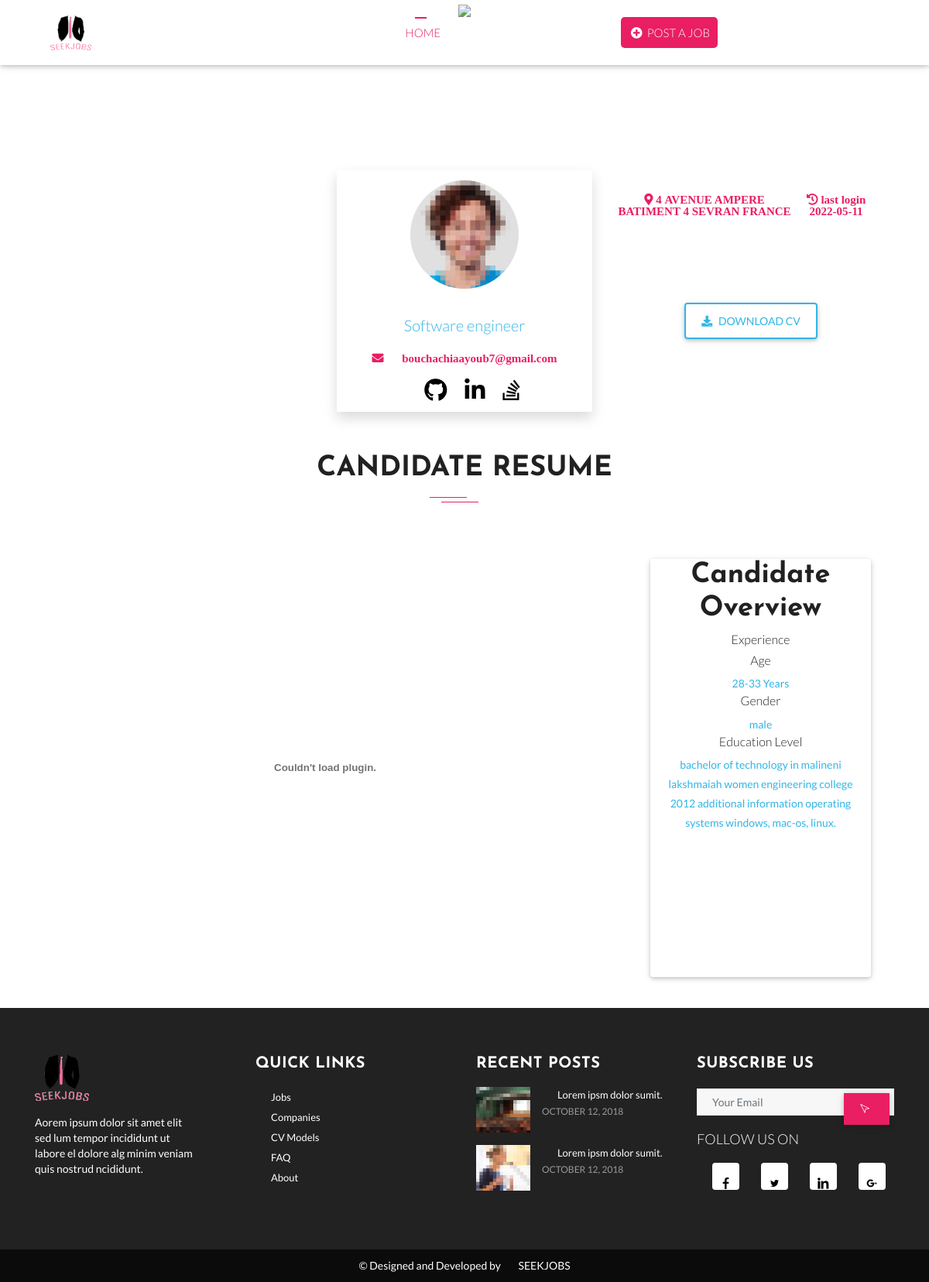
Screenshot of /resume/Ayoub_bouchachia with the database file from the repository.
### SEEKJOBSPLATFORM/models.py (models this page shows)
class user_account(models.Model):
    user = models.OneToOneField(User, on_delete=models.CASCADE)
    gender = models.CharField(max_length=15)
    contact_number = models.CharField(max_length=10)
    registration_date = models.DateField(default=datetime.now)
    user_address = models.CharField(max_length=200, blank=True)
    profile_picture = models.ImageField(upload_to='Profile_pictures/')
    def get_full_name(self):
        return self.user.first_name + " " + self.user.last_name
    def email(self):
        return self.user.email
    def last_login(self):
        return str(self.user.last_login.date())

class seeker_resume(models.Model):
    user = models.OneToOneField(user_account, on_delete=models.CASCADE)
    resume_path = models.FileField(upload_to='userResume/')
    education = models.TextField(blank=True, null=True)
    experience = models.TextField(blank=True, null=True)
    skills = models.TextField(blank=True, null=True)
    degree = models.TextField(null=True, blank=True)
    cv_education_extracted = models.TextField(blank=True, default='')
    cv_experience_extracted = models.TextField(blank=True, default='')
    cv_skills_extracted = models.TextField(blank=True, default='')

### SEEKJOBSPLATFORM/views.py (the view)
# urls.py: path('resume/<str:username>', views.resume, name='resume'),
def resume(request, username):
    usr = User.objects.get(username=username)
    user = user_account.objects.get(user=usr)
    cv = seeker_resume.objects.get(user=user)
    print(cv.resume_path)
    return render(request=request, template_name='SEEKJOBSPLATFORM/resume.html', context={'user': user, 'cv': cv})

### SEEKJOBSPLATFORM/templates/SEEKJOBSPLATFORM/resume.html (shortened to what this page needs)
<!DOCTYPE html>
{% load static %}
{% load widget_tweaks %}
<html lang="en">
<head>
    <link rel="stylesheet" type="text/css" href="{% static '/css/bootstrap.min.css' %}">
    <link rel="stylesheet" type="text/css" href="{% static '/css/mdb.min.css' %}">
    <link rel="stylesheet" type="text/css" href="{% static '/fonts/line-icons.css' %}">
     <link href="{% static '/css/fontawesome/css/all.css' %}" rel="stylesheet" type="text/css">
    <link href="{% static '/css/fontawesome/css/fontawesome.css' %}" rel="stylesheet" type="text/css">
    <link rel="stylesheet" type="text/css" href="{% static '/css/slicknav.css' %}">
    <link rel="stylesheet" type="text/css" href="{% static '/css/nivo-lightbox.css' %}">
    <link rel="stylesheet" type="text/css" href="{% static '/css/animate.css' %}">
    <link rel="stylesheet" type="text/css" href="{% static '/css/main.css' %}">
    <link rel="stylesheet" type="text/css" href="{% static '/css/responsive.css' %}">
</head>
<body>
<header id="header-wrap">
    <nav class="navbar navbar-expand-lg fixed-top scrolling-navbar">
        <div class="container">
            <div class="navbar-header">
                <a href="{% url 'SEEKJOBSPLATFORM:homepage' %}" class="navbar-brand"><img src="{% static '/img/logo.png' %}"
                                                                              alt="EWORK"></a></div>
            <div class="collapse navbar-collapse" id="main-navbar">
                <ul class="navbar-nav mr-auto w-100 justify-content-end">
                    <li class="nav-item active"><a class="nav-link" href="{% url 'SEEKJOBSPLATFORM:homepage' %}"> Home </a></li>
                    <li class="nav-item"><a class="nav-link" href="{% url 'SEEKJOBSPLATFORM:jobs' %}"> jobs </a></li>
                    <li class="nav-item"><a class="nav-link" href="companies"> companies </a></li>
                    {% if candidate %}
                        <li class="nav-item"><a class="nav-link" href="{% url 'SEEKJOBSPLATFORM:recommendations' %}">
                            recommendations </a>
                        </li>
                    {% else %}
                        <li class="nav-item"><a class="nav-link nav-btn" href="#"><i class="fas fa-plus-circle"></i>
                            post a
                            job </a></li>
                    {% endif %}
                    {% if request.user.is_anonymous %}
                        <li class="nav-item"><a class="nav-link" href="/register"> <i class="fa fa-key"></i>register
                        </a>
                        </li>
                    {% endif %}
                    {% if not request.user.is_anonymous %}
                        <li class="nav-item"><a class="nav-link" href="resume"> <i class="fa fa-user-tie"> </i>
                             Profile </a>
                        </li>
                        <li class="nav-item"><a class="nav-link" href="logout"> <i class="fa fa-sign-out-alt"></i>
                            Logout </a>
                        </li>
                    {% else %}
                        <li class="nav-item"><a class="nav-link" href="login"> <i class="fa fa-sign-in-alt"></i> Login
                        </a>
                        </li>
                    {% endif %}
                </ul>
            </div>
        </div>
    </nav>
</header>
<div class="resume justify-content-center">
    <div class="resume-header "><img class="w-100 " src="{% static 'img/slider/slide1.jpg' %}"></div>
    <div class="resume-inner">
        <div class="candidate-head-left col-4"></div>
        <div class=" candidate-detailes  col-4 wow fadeInUp" data-wow-delay="0.2s">
            <div class="shadow center ">
                <div class="candidate-image  ">
                    <img class="profile-picture wow fadeInUp" data-wow-delay="0.25s"
                         src="{% static 'img/team/team-01.jpg' %}">
                </div>
                <h5 class="text-info wow fadeInRight" data-wow-delay="0.3s"> Software engineer</h5>
                <i class="fas fa-envelope text-main-color wow fadeInLeft" data-wow-delay="0.3s">
                    <a class="text-main-color" href="mailto:{{ request.user.email }}"  class="mark">{{ user.email }}</a>
                </i>
                <br>
                <div class="social-network-pages  ">
                    <a href="http://twitter.com/nicole.wells" class="candidate-github wow fadeInRight" data-wow-delay="0.4s">
                        <i class="fab fa-github fa-2x"></i>
                    </a>
                    <a href="#" class="candidate-linkedin wow fadeInRight" data-wow-delay="0.5s">
                        <i class="fab fa-linkedin-in fa-2x"></i>
                    </a>
                    <a href="#"
                                                                     class="candidate-stackoverflow wow fadeInRight"
                                                                     data-wow-delay="0.6s"><i
                        class="fab fa-stack-overflow fa-2x"></i></a></div>
            </div>
        </div>
        <div class="candidate-head-right col-4 wow fadeInDown" data-wow-delay="0.2s">
            <div class="candidate-location-published justify-content-around text-wrap">
                <div class="location"><i class="fas fa-map-marker-alt text-main-color  "> {{ user.user_address }} </i>
                </div>
                <div class="join-date"><i class="fas fa-history text-main-color "> last login {{ user.last_login }}</i>
                </div>
            </div>
            <br>
            <a href="{{ cv.resume_path.url }}" _blank><button type="button" class="btn btn-outline-info text-secondary"><i class="fa fa-download"></i> Download CV
            </button></a>
        </div>
    </div>
    <div class="section-title-header">
        <h1 class="section-title wow fadeInUp" data-wow-delay="0.2s"> Candidate Resume </h1>
        <p class="wow fadeInDown" data-wow-delay="0.2s"></p>
    </div>
</div>
<section class="container"   style="padding-bottom: 40px;padding-top: 20px; margin-left: 20px;margin-right: 20px; height: 600px ">
    <div class="row justify-content-around h-100">
        <div class="col-8 wow fadeInLeftBig" data-wow-delay="0.2s">
            <embed src="{{ cv.resume_path.url }}" width="100%" height="100%"
                   style="border: none;overflow: hidden; overflow-scrolling: touch;"/>
        </div>
        <div class="single-resume__sidebar-area col-3 card h-100 wow fadeInRightBig" data-wow-delay="0.2s">
            <div class="single-resume__widget single-resume__overview text-center">
                <h2 class="single-resume__widget--title">Candidate Overview</h2>
                <ul class="single-resume__widget--content">
                    <li>
                        <div class="single-resume-overview__detail">
                            <div class="single-resume-overview__detail--content">
                                <h6>Experience</h6>
                            </div>
                        </div>
                    </li>
                    <li>
                        <div class="single-resume-overview__detail">
                            <div class="single-resume-overview__detail--content">
                                <h6>Age</h6>
                                <div class="single-resume-overview__detail-content--value">
                                    <ul>
                                        <li><p class="text-info">28-33
                                            Years</p></li>
                                    </ul>
                                </div>
                            </div>
                        </div>
                    </li>
                    <li>
                        <div class="single-resume-overview__detail">
                            <div class="single-resume-overview__detail--content">
                                <h6>Gender</h6>
                                <div class="single-resume-overview__detail-content--value">
                                    <ul>
                                        <li><p class="text-info">{{ user.gender }}</p>
                                        </li>
                                    </ul>
                                </div>
                            </div>
                        </div>
                    </li>
                    <li>
                        <div class="single-resume-overview__detail">
                            <div class="single-resume-overview__detail--content">
                                <h6>Education Level</h6>
                                <div class="single-resume-overview__detail-content--value">
                                    <ul>
                                        <li>
                                            <p class="text-info bold">{{ cv.education }}</p></li>
                                    </ul>
                                </div>
                            </div>
                        </div>
                    </li>
                </ul>
            </div>
        </div>
    </div>
</section>
<footer class="footer-area section-padding">
    <div class="container">
        <div class="row">
            <div class="col-md-6 col-lg-3 col-sm-6 col-xs-12 wow fadeInUp" data-wow-delay="0.2s">
                <h3><img src="{% static '/img/logo.png' %}" alt=""></h3>
                <p> Aorem ipsum dolor sit amet elit sed lum tempor incididunt ut labore el dolore alg minim veniam quis
                    nostrud ncididunt. </p>
            </div>
            <div class="col-md-6 col-lg-3 col-sm-6 col-xs-12 wow fadeInUp" data-wow-delay="0.4s">
                <h3>QUICK LINKS</h3>
                <ul>
                    <li><a href="#">Jobs</a></li>
                    <li><a href="#">Companies</a></li>
                    <li><a href="#">CV Models</a></li>
                    <li><a href="#">FAQ</a></li>
                    <li><a href="#">About</a></li>
                </ul>
            </div>
            <div class="col-md-6 col-lg-3 col-sm-6 col-xs-12 wow fadeInUp" data-wow-delay="0.6s">
                <h3>RECENT POSTS</h3>
                <ul class="image-list">
                    <li>
                        <figure class="overlay"><img class="img-fluid" src="{% static '/img/art/a1.jpg' %}" alt="">
                        </figure>
                        <div class="post-content">
                            <h6 class="post-title"><a href="blog-single.html">Lorem ipsm dolor sumit.</a></h6>
                            <div class="meta"><span class="date">October 12, 2018</span></div>
                        </div>
                    </li>
                    <li>
                        <figure class="overlay"><img class="img-fluid" src="{% static '/img/art/a2.jpg' %}" alt="">
                        </figure>
                        <div class="post-content">
                            <h6 class="post-title"><a href="blog-single.html">Lorem ipsm dolor sumit.</a></h6>
                            <div class="meta"><span class="date">October 12, 2018</span></div>
                        </div>
                    </li>
                </ul>
            </div>
            <div class="col-md-6 col-lg-3 col-sm-6 col-xs-12 wow fadeInUp" data-wow-delay="0.8s">
                <h3>SUBSCRIBE US</h3>
                <div class="widget">
                    <div class="newsletter-wrapper">
                        <form method="post" id="subscribe-form" name="subscribe-form" class="validate">
                            <div class="form-group is-empty">
                                <input type="email" value="" name="Email" class="form-control" id="EMAIL"
                                       placeholder="Your email" required="">
                                <button type="submit" name="subscribe" id="subscribes" class="btn btn-common sub-btn"><i
                                        class="lni-pointer"></i></button>
                            </div>
                        </form>
                    </div>
                </div>
                <div class="widget">
                    <h5 class="widget-title">FOLLOW US ON</h5>
                    <ul class="footer-social">
                        <li><a class="facebook" href="#"><i class="lni-facebook-filled"></i></a></li>
                        <li><a class="twitter" href="#"><i class="lni-twitter-filled"></i></a></li>
                        <li><a class="linkedin" href="#"><i class="lni-linkedin-filled"></i></a></li>
                        <li><a class="google-plus" href="#"><i class="lni-google-plus"></i></a></li>
                    </ul>
                </div>
            </div>
        </div>
    </div>
</footer>
<div id="copyright">
    <div class="container">
        <div class="row">
            <div class="col-md-12">
                <div class="site-info">
                    <p>© Designed and Developed by <a href="#" rel="nofollow">SEEKJOBS</a></p>
                </div>
            </div>
        </div>
    </div>
</div>
</body>
</html>

### static/css/responsive.css (style rules this page uses)
@media (min-width: 992px) and (max-width: 1366px) { .navbar-expand-lg .navbar-nav .nav-link { padding: 0 10px; } }

### rows the page displays
user_account: email "bouchachiaayoub7@gmail.com", user_address "4 AVENUE AMPERE BATIMENT 4 SEVRAN FRANCE", last_login "2022-05-11", gender "male"
seeker_resume: education "bachelor of technology in malineni lakshmaiah women engineering college 2012 additional information operating systems windows, mac-os, linux."
